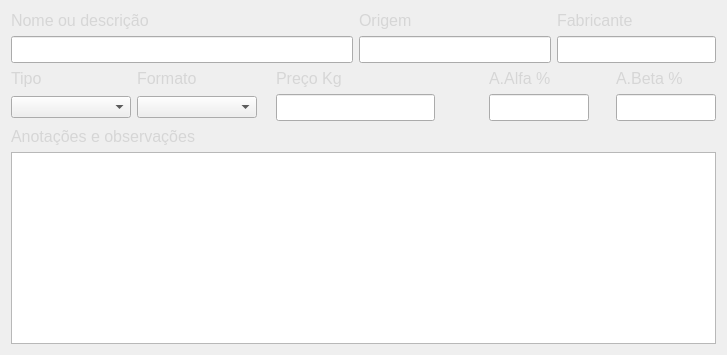
                <widget class="QWidget" name="lupulo_aba">
                 <attribute name="title">
                  <string>Lupúlo</string>
                 </attribute>
                 <layout class="QGridLayout" name="gridLayout_2">
                  <item row="5" column="0" colspan="9">
                   <widget class="QTextEdit" name="observacoes_lupulo_tbx">
                    <property name="placeholderText">
                     <string/>
                    </property>
                   </widget>
                  </item>
                  <item row="0" column="7" colspan="2">
                   <widget class="QLabel" name="label_21">
                    <property name="text">
                     <string>&lt;html&gt;&lt;head/&gt;&lt;body&gt;&lt;p&gt;&lt;span style=&quot; font-size:12pt; color:#d6d6d6;&quot;&gt;Fabricante&lt;/span&gt;&lt;/p&gt;&lt;/body&gt;&lt;/html&gt;</string>
                    </property>
                   </widget>
                  </item>
                  <item row="3" column="5">
                   <widget class="QLabel" name="label_30">
                    <property name="text">
                     <string/>
                    </property>
                   </widget>
                  </item>
                  <item row="1" column="4" colspan="3">
                   <widget class="QLineEdit" name="origem_lupulo_tbx">
                    <property name="font">
                     <font>
                      <pointsize>12</pointsize>
                      <bold>true</bold>
                     </font>
                    </property>
                    <property name="placeholderText">
                     <string/>
                    </property>
                   </widget>
                  </item>
                  <item row="1" column="7" colspan="2">
                   <widget class="QLineEdit" name="fabricante_lupulo_tbx">
                    <property name="font">
                     <font>
                      <pointsize>12</pointsize>
                      <bold>true</bold>
                     </font>
                    </property>
                    <property name="placeholderText">
                     <string/>
                    </property>
                   </widget>
                  </item>
                  <item row="2" column="1">
                   <widget class="QLabel" name="label_27">
                    <property name="text">
                     <string>&lt;html&gt;&lt;head/&gt;&lt;body&gt;&lt;p&gt;&lt;span style=&quot; font-size:12pt; color:#d6d6d6;&quot;&gt;Formato&lt;/span&gt;&lt;/p&gt;&lt;/body&gt;&lt;/html&gt;</string>
                    </property>
                   </widget>
                  </item>
                  <item row="3" column="8">
                   <widget class="QLineEdit" name="acido_beta_lupulo_tbx">
                    <property name="maximumSize">
                     <size>
                      <width>100</width>
                      <height>16777215</height>
                     </size>
                    </property>
                    <property name="font">
                     <font>
                      <pointsize>12</pointsize>
                      <bold>true</bold>
                     </font>
                    </property>
                    <property name="placeholderText">
                     <string/>
                    </property>
                   </widget>
                  </item>
                  <item row="3" column="3" colspan="2">
                   <widget class="QLineEdit" name="preco_lupulo_tbx">
                    <property name="font">
                     <font>
                      <pointsize>12</pointsize>
                      <bold>true</bold>
                     </font>
                    </property>
                    <property name="placeholderText">
                     <string/>
                    </property>
                   </widget>
                  </item>
                  <item row="2" column="6">
                   <widget class="QLabel" name="label_28">
                    <property name="text">
                     <string>&lt;html&gt;&lt;head/&gt;&lt;body&gt;&lt;p&gt;&lt;span style=&quot; font-size:12pt; color:#d6d6d6;&quot;&gt;A.Alfa %&lt;/span&gt;&lt;/p&gt;&lt;/body&gt;&lt;/html&gt;</string>
                    </property>
                   </widget>
                  </item>
                  <item row="0" column="4" colspan="3">
                   <widget class="QLabel" name="label_25">
                    <property name="text">
                     <string>&lt;html&gt;&lt;head/&gt;&lt;body&gt;&lt;p&gt;&lt;span style=&quot; font-size:12pt; color:#d6d6d6;&quot;&gt;Origem&lt;/span&gt;&lt;/p&gt;&lt;/body&gt;&lt;/html&gt;</string>
                    </property>
                   </widget>
                  </item>
                  <item row="1" column="0" colspan="4">
                   <widget class="QLineEdit" name="descricao_lupulo_tbx">
                    <property name="font">
                     <font>
                      <pointsize>12</pointsize>
                      <bold>true</bold>
                     </font>
                    </property>
                    <property name="placeholderText">
                     <string/>
                    </property>
                   </widget>
                  </item>
                  <item row="3" column="0">
                   <widget class="QComboBox" name="tipo_lupulo_tbx">
                    <property name="minimumSize">
                     <size>
                      <width>120</width>
                      <height>0</height>
                     </size>
                    </property>
                    <property name="placeholderText">
                     <string/>
                    </property>
                   </widget>
                  </item>
                  <item row="3" column="1">
                   <widget class="QComboBox" name="formato_lupulo_tbx">
                    <property name="minimumSize">
                     <size>
                      <width>120</width>
                      <height>0</height>
                     </size>
                    </property>
                    <property name="placeholderText">
                     <string/>
                    </property>
                   </widget>
                  </item>
                  <item row="4" column="0" colspan="2">
                   <widget class="QLabel" name="label_23">
                    <property name="text">
                     <string>&lt;html&gt;&lt;head/&gt;&lt;body&gt;&lt;p&gt;&lt;span style=&quot; font-size:12pt; color:#d6d6d6;&quot;&gt;Anotações e observações&lt;/span&gt;&lt;/p&gt;&lt;/body&gt;&lt;/html&gt;</string>
                    </property>
                   </widget>
                  </item>
                  <item row="2" column="3" colspan="2">
                   <widget class="QLabel" name="label_22">
                    <property name="text">
                     <string>&lt;html&gt;&lt;head/&gt;&lt;body&gt;&lt;p&gt;&lt;span style=&quot; font-size:12pt; color:#d6d6d6;&quot;&gt;Preço Kg&lt;/span&gt;&lt;/p&gt;&lt;/body&gt;&lt;/html&gt;</string>
                    </property>
                   </widget>
                  </item>
                  <item row="2" column="8">
                   <widget class="QLabel" name="label_29">
                    <property name="text">
                     <string>&lt;html&gt;&lt;head/&gt;&lt;body&gt;&lt;p&gt;&lt;span style=&quot; font-size:12pt; color:#d6d6d6;&quot;&gt;A.Beta %&lt;/span&gt;&lt;/p&gt;&lt;/body&gt;&lt;/html&gt;</string>
                    </property>
                   </widget>
                  </item>
                  <item row="3" column="6" colspan="2">
                   <widget class="QLineEdit" name="acido_alfa_lupulo_tbx">
                    <property name="maximumSize">
                     <size>
                      <width>100</width>
                      <height>16777215</height>
                     </size>
                    </property>
                    <property name="font">
                     <font>
                      <pointsize>12</pointsize>
                      <bold>true</bold>
                     </font>
                    </property>
                    <property name="placeholderText">
                     <string/>
                    </property>
                   </widget>
                  </item>
                  <item row="2" column="0">
                   <widget class="QLabel" name="label_26">
                    <property name="text">
                     <string>&lt;html&gt;&lt;head/&gt;&lt;body&gt;&lt;p&gt;&lt;span style=&quot; font-size:12pt; color:#d6d6d6;&quot;&gt;Tipo&lt;/span&gt;&lt;/p&gt;&lt;/body&gt;&lt;/html&gt;</string>
                    </property>
                   </widget>
                  </item>
                  <item row="0" column="0" colspan="4">
                   <widget class="QLabel" name="label_24">
                    <property name="text">
                     <string>&lt;html&gt;&lt;head/&gt;&lt;body&gt;&lt;p&gt;&lt;span style=&quot; font-size:12pt; color:#d6d6d6;&quot;&gt;Nome ou descrição&lt;/span&gt;&lt;/p&gt;&lt;/body&gt;&lt;/html&gt;</string>
                    </property>
                   </widget>
                  </item>
                  <item row="3" column="2">
                   <widget class="QLabel" name="label_31">
                    <property name="text">
                     <string/>
                    </property>
                   </widget>
                  </item>
                 </layout>
                </widget>
